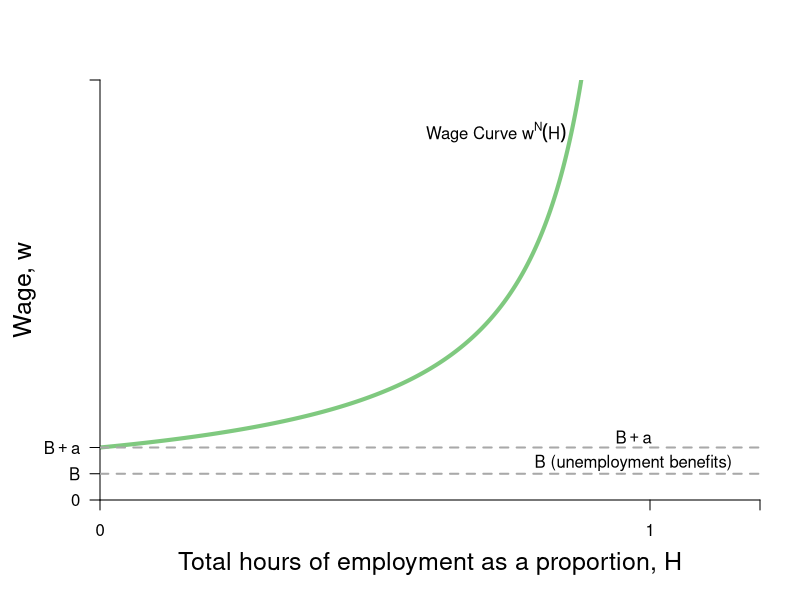

Here is the R script that generated this plot:
require(shape)
require(plotrix)
pdf(file = "employment/employment_wage_macro.pdf", width = 9, height = 7)

#Set parameters for graphics
axislabelsize <- 1.5
graphlinewidth <- 3

COL <- c("#7fc97f", "#beaed4", "#fdc086", "#ffff99", "#386cb0", "#f0027f", "#bf5b17", "#666666")
COLA <- c("#99d8c9","#66c2a4","#41ae76", "#238b45", "#005824")
COLB <- c("#4eb3d3", "#2b8cbe", "#0868ac","#084081")

WageFn <- function(H, delta = 5) {
  delta /(1 - H)
}

par(mar =  c(5, 5, 4, 2))

xlims <- c(0, 1.2)
ylims <- c(0, 40)

plot(0, 0, xlim = xlims, ylim = ylims, type = "n",
     xlab = expression(paste("Total hours of employment as a proportion, ", H)),
     ylab = expression(paste("Wage, ", w)),
     xaxt = "n", 
     yaxt = "n",
     cex.lab = axislabelsize, 
     bty = "n", 
     xaxs="i", 
     yaxs="i")

npts <- 500 
npts2 <- 501
#Specify the sequences of points for graphing. 
xx1 <- seq(xlims[1], 0.9, length.out = npts)
xx2 <- seq(xlims[1], xlims[2], length.out = npts)
xx3 <- seq(xlims[1], xlims[2], length.out = npts2)
xx4 <- seq(xlims[1], 25, length.out = npts2)

#Draw the lines for the graphs
lines(xx1, WageFn(xx1), col = COL[1], lwd = 4)
#lines(xx2, solowCondition(xx2, delta = 5), col = COL[3], lwd = 4)
#lines(xx2, solowInfeas(xx2, delta = 5), col = COL[1], lwd = 4, lty = 2)

#Customize ticks and labels for the plot
ticksy <- c(0, 2.5, 5,  40)
ylabels <- c(0, expression(paste(B)), expression(paste(B+a)), NA)
ticksx <- c(0, 1, xlims[2])
xlabels <- c(0, 1.0, NA)
axis(1, at = ticksx, pos = 0, labels = xlabels)
axis(2, at = ticksy, pos = 0, labels = ylabels, las = 1)

#Annotation of the  graphs
text(0.72, 35, expression(paste("Wage Curve ", w^N*(H))))

#Line for the absolute maximum quality
#segments(1, 0, 1, 42, lty = 2, lwd = 3, col = "darkgray")
#segments(0.75, 0, 0.75, 20, lty = 2, lwd = 2, col = "darkgray")

#Arrow to Slope of BRF
#Arrows(0.5, 13, 0.58, 13, col = "black", lty = 1, lwd = 2, arr.type = "triangle")
#text(0.35, 13, expression(paste("Slope = " - u[q], " = ", frac(delta, (1 - q)^2))))


#Arrows(0.8, 15, 0.8, 19, col = "black", lty = 1, lwd = 2, arr.type = "triangle")
#Arrows(0.8, 15, 0.8, 6, col = "black", lty = 1, lwd = 2, arr.type = "triangle")
#text(0.92, 12.5, expression(paste("Employment Rent")))

#Text to indicate delta = 5
#text(0.2, 38, expression(paste("Wage Function")))
#text(0.2, 36, expression(paste("set to ", delta, " = 5")))


#Zero profit condition 
#segments(0, 20, 0.75, 20, lty = 1, lwd = 2, col = "darkgray")
#segments(0.75, 20, 1.2, 20, lty = 2, lwd = 2, col = "darkgray")

#Unemployment benefits & a
segments(0, 5, 1.2, 5, lty = 2, lwd = 2, col = "darkgray")
segments(0, 2.5, 1.2, 2.5, lty = 2, lwd = 2, col = "darkgray")

#Zero profit condition
#text(1.02, 21, expression(paste("Zero profit condition, ", w == w[0])))
text(0.97, 6, expression(paste(B + a)))
text(0.97, 3.5, expression(paste(B, " (unemployment benefits)")))
#text(1.08, 36, expression(paste("level of")))
#text(1.08, 34, expression(paste("employment, ", bar(H))))


dev.off()
